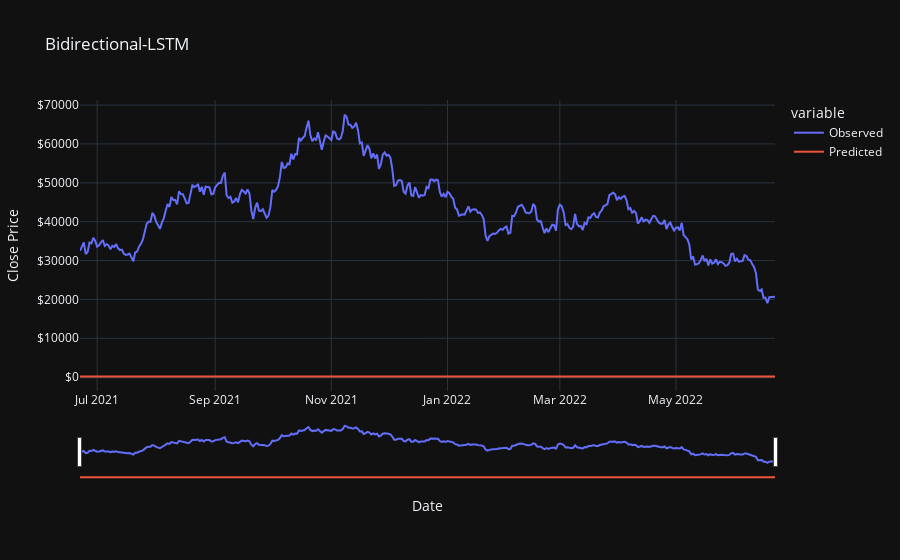

Write notebook code for a chart like this one.
### Code cell
ab_test_df = get_test_df(ablstm_model, X_test, y_test, scaler, test_dates)
plot_model_test(ab_test_df)

### Figure 1 — Plotly figure (JSON) as saved in the notebook; plotly's stock layout.template omitted (floating-point values rounded to 4 significant figures; data arrays with more than 128 entries replaced by an {"elided": "..."} marker saying what was removed)
{"data": [{"hovertemplate": "%{y:$,.2f}", "legendgroup": "Observed", "line": {"color": "#636efa", "dash": "solid"}, "marker": {"symbol": "circle"}, "mode": "lines", "name": "Observed", "orientation": "v", "showlegend": true, "type": "scatter", "x": {"elided": "365 str values"}, "xaxis": "x", "y": {"elided": "365 float values"}, "yaxis": "y"}, {"hovertemplate": "%{y:$,.2f}", "legendgroup": "Predicted", "line": {"color": "#EF553B", "dash": "solid"}, "marker": {"symbol": "circle"}, "mode": "lines", "name": "Predicted", "orientation": "v", "showlegend": true, "type": "scatter", "x": {"elided": "365 str values"}, "xaxis": "x", "y": {"elided": "365 float values"}, "yaxis": "y"}], "layout": {"hovermode": "x unified", "legend": {"title": {"text": "variable"}, "tracegroupgap": 0}, "title": {"text": "Bidirectional-LSTM"}, "xaxis": {"anchor": "y", "domain": [0, 1], "rangeslider": {"visible": true}, "title": {"text": "Date"}}, "yaxis": {"anchor": "x", "domain": [0, 1], "tickformat": "$", "title": {"text": "Close Price"}}}}
